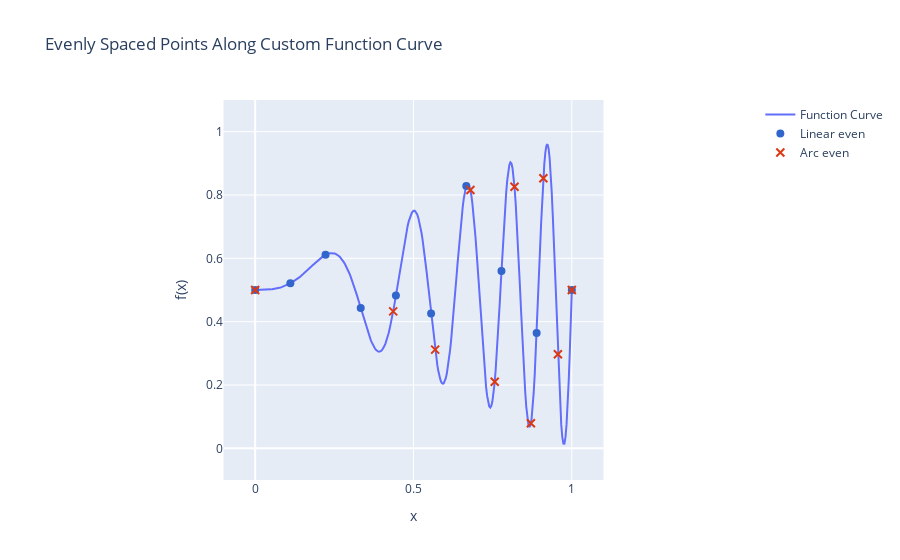

The notebook cell saved with this chart:
### Code cell
# Generate x values and y values for the function curve
x_values = np.linspace(0, 1, 300)
y_values = [custom_function(x) for x in x_values]

# Create the plot
fig = go.Figure()

# Add the function curve
fig.add_trace(go.Scatter(x=x_values, y=y_values, mode='lines', name='Function Curve'))

# Add evenly spaced points along the curve
fig.add_trace(go.Scatter(x=x_linear, y=y_linear, mode='markers', name='Linear even', marker=dict(color=linear_color, size=8)))
fig.add_trace(go.Scatter(x=x_arc, y=y_arc, mode='markers', name='Arc even', marker=dict(color=arc_color, size=8, symbol='x-thin-open', line_width=2)))

# Update layout to ensure equal scaling on both axes and constrain to [0, 1]
fig.update_layout(
    title="Evenly Spaced Points Along Custom Function Curve",
    **layout_dict
)

# Show the plot
fig.show()

### Figure 1 — Plotly figure (JSON) as saved in the notebook; plotly's stock layout.template omitted (floating-point values rounded to 4 significant figures; data arrays with more than 128 entries replaced by an {"elided": "..."} marker saying what was removed)
{"data": [{"mode": "lines", "name": "Function Curve", "type": "scatter", "x": {"elided": "300 float values"}, "y": {"elided": "300 float values"}}, {"marker": {"color": "#3366CC", "size": 8}, "mode": "markers", "name": "Linear even", "type": "scatter", "x": [0, 0.1111, 0.2222, 0.3333, 0.4444, 0.5556, 0.6667, 0.7778, 0.8889, 1], "y": [0.5, 0.521, 0.6111, 0.443, 0.4828, 0.4255, 0.8283, 0.5601, 0.3643, 0.5]}, {"marker": {"color": "#DC3912", "line": {"width": 2}, "size": 8, "symbol": "x-thin-open"}, "mode": "markers", "name": "Arc even", "type": "scatter", "x": [0, 0.4359, 0.5684, 0.6797, 0.7565, 0.819, 0.8708, 0.9101, 0.956, 1], "y": [0.5, 0.4325, 0.3116, 0.8158, 0.2105, 0.8259, 0.07916, 0.8531, 0.2973, 0.5]}], "layout": {"showlegend": true, "title": {"text": "Evenly Spaced Points Along Custom Function Curve"}, "xaxis": {"constrain": "domain", "range": [-0.1, 1.1], "scaleanchor": "y", "scaleratio": 1, "title": {"text": "x"}}, "yaxis": {"constrain": "domain", "range": [-0.1, 1.1], "scaleanchor": "x", "scaleratio": 1, "title": {"text": "f(x)"}}}}
